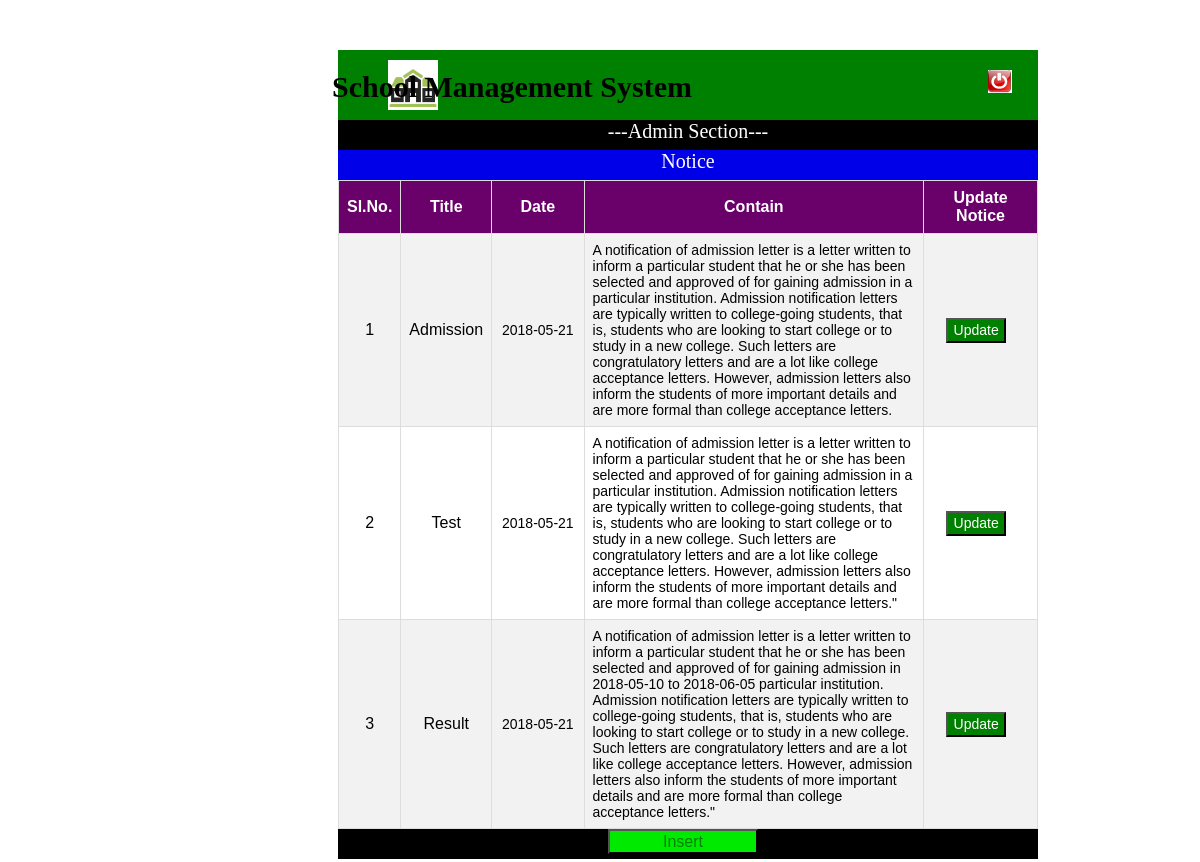
The app's page /notice_show.php with its own data.
### tables this page shows
CREATE TABLE `notice` (
  `id` int(11) NOT NULL,
  `title` varchar(255) DEFAULT NULL,
  `dat` varchar(100) NOT NULL,
  `contain` text NOT NULL
);

### notice_show.php (the view, shortened to what this page needs)
<!DOCTYPE html>
<html>
<head>
	<link rel="stylesheet" type="text/css" href="">
	<link rel="stylesheet" type="text/css" href="button2.css">
</head>
<body class="back">
	<div class="header">
	<div class="header_logo"><a href="admin_profile.php"> <img src="slicon.png" style="width: 50px; height: 50px; margin-top:110px;"></a></div>
	<div class="header_beack"> <a href="logout_add.php"><img src="logouts.png" style="margin-left: 550px; margin-top: 20px;"></a></div>
	</div>
	<div class="header_name">School Management System</div>
	<div class="admin"> ---Admin Section---</div>
	<div class="hd">Notice</div>
<div class="fm">
<table id="customers">
  <tr>
  	<th>Sl.No.</th>
    <th>Title</th>
    <th>Date</th>
    <th>Contain</th>
     <th>Update Notice</th>
  </tr>
  <?php
include "connection.php";
$qer=mysqli_query($conn,"select * from notice ");
$c='1';
while($res=mysqli_fetch_assoc($qer))
{
?>
<tr>
	<td class="tdh" style="width: 10px;"><?php echo $c++;?></td>
	 <td class="tdh"><?php echo $res['title'];  ?></td>
	  <td class="date"><?php echo $res['dat'];  ?></td>
	   <td class="contain"><?php echo $res['contain'];  ?></td>
	    <td style="text-align: center; width: 100px;">
	    	<a href="notice_update.php?id=<?php echo $res['id']; ?>">
	    	<input type="button" name="" value="Update" class="tdb"></a></td>
</tr>
   <?php } ?>
</table>
</div>
         <div class="insert"> <a href="notice_admin.php"><input class="ins" type="button" name="" value="Insert"></a> </div>
</body>
</html>

### notice_show.php (style rules this page uses)
.header { height: 70px; width: 700px; background-color: green; margin-left: 330px; margin-top: 50px; }
.header_logo { float: left; margin-left: 50px; margin-top: -100px; }
.header_name { float: right; font-size: 30px; margin-top: -50px; margin-right: 500px; font-weight: bold; }
.admin { height: 30px; width: 700px; background: black; margin-left: 330px; color: white; font-size: 20px; text-align: center; }
.insert { margin-left: 600px; margin-top: -30px; }
.ins { cursor: pointer; width: 150px; height: 25px; color: green; background-color: #00ea00; font-size: 16px; }
.hd { height: 30px; width: 700px; background: #0000e8; margin-left: 330px; color: white; font-size: 20px; text-align: center; }
#customers { font-family: "Trebuchet MS", Arial, Helvetica, sans-serif; border-collapse: collapse; width: 100%; }
#customers td, #customers th { border: 1px solid #ddd; padding: 8px; }
#customers tr:nth-child(even) { background-color: #f2f2f2; }
#customers th { padding-top: 8px; padding-bottom: 8px; text-align: center; background-color: #6a006a; color: white; width: 20px; }
.fm { width: 700px; margin-left: 330px; }
.tdh { text-align: center; }
.tdb { text-align: center; height: 25px; width: 60px; font-size: 14px; cursor: pointer; background-color: green; color: white; margin-right: 10px; }
.date { text-align: center; height: 50px; width: 80px; font-size: 14px; }
.contain { height: 50px; width: 350px; font-size: 14px; }

### records on screen
notice: title "Admission", dat "2018-05-21", contain "A notification of admission letter is a letter written to inform a particular student that he or she has been selected and approved of for gaining admission in a particular institution. Admission notification letters are typically written to college-going students, that is, students who are looking to start college or to study in a new college. Such letters are congratulatory letters and are a lot like college acceptance letters. However, admission letters also inform the students of more important details and are more formal than college acceptance letters."
notice: title "Test", dat "2018-05-21", contain "A notification of admission letter is a letter written to inform a particular student that he or she has been selected and approved of for gaining admission in a particular institution. Admission notification letters are typically written to college-going students, that is, students who are looking to start college or to study in a new college. Such letters are congratulatory letters and are a lot like college acceptance letters. However, admission letters also inform the students of more important details and are more formal than college acceptance letters.\""
notice: title "Result", dat "2018-05-21", contain "A notification of admission letter is a letter written to inform a particular student that he or she has been selected and approved of for gaining admission in 2018-05-10 to 2018-06-05 particular institution. Admission notification letters are typically written to college-going students, that is, students who are looking to start college or to study in a new college. Such letters are congratulatory letters and are a lot like college acceptance letters. However, admission letters also inform the students of more important details and are more formal than college acceptance letters.\""
